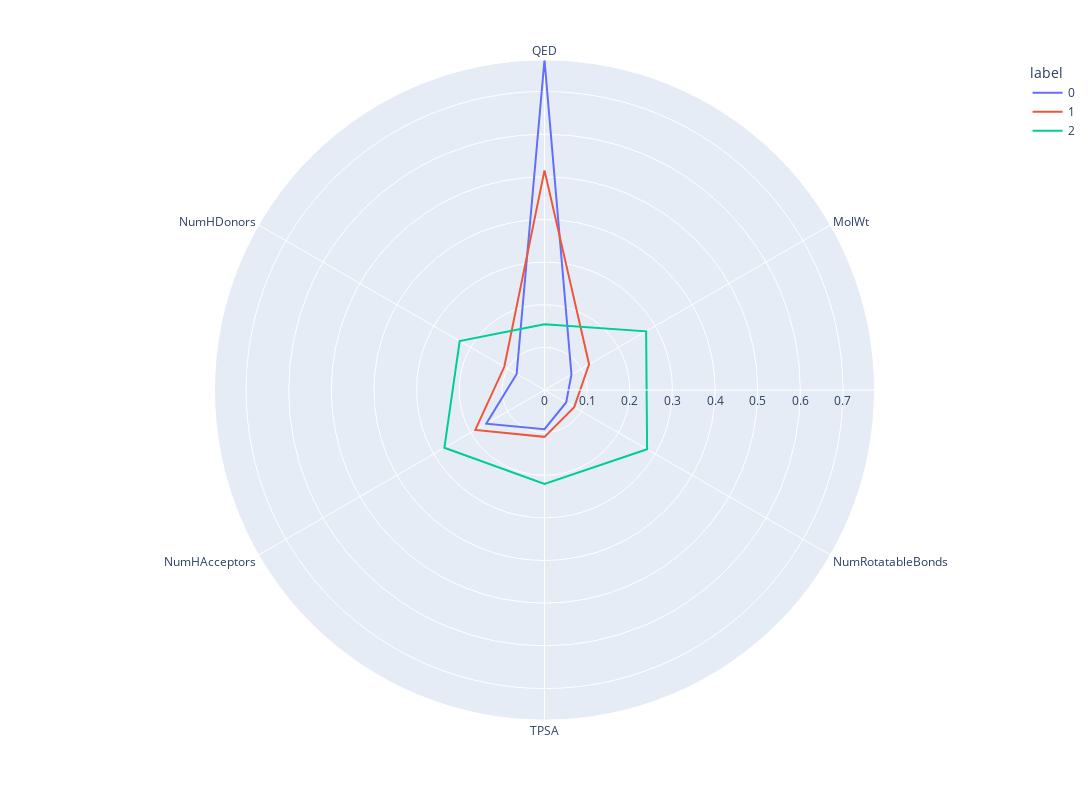

This figure's notebook cell:
### Code cell
kmeans = KMeans(
        n_clusters=3, init="k-means++",
        n_init=10,
        tol=1e-04, random_state=42
    )
kmeans.fit(X)
clusters=pd.DataFrame(X,columns=BACE.drop("Color",axis=1).columns)
clusters['label']=kmeans.labels_
polar=clusters.groupby("label").mean().reset_index()
polar=pd.melt(polar,id_vars=["label"])
fig4 = px.line_polar(polar, r="value", theta="variable", color="label", line_close=True,height=800,width=1400)
fig4.show()

### Figure 1 — Plotly figure (JSON) as saved in the notebook; plotly's stock layout.template omitted (floating-point values rounded to 4 significant figures)
{"data": [{"hovertemplate": "label=0<br>value=%{r}<br>variable=%{theta}<extra></extra>", "legendgroup": "0", "line": {"color": "#636efa", "dash": "solid"}, "marker": {"symbol": "circle"}, "mode": "lines", "name": "0", "r": [0.7741, 0.073, 0.05866, 0.09205, 0.1578, 0.07541, 0.7741], "showlegend": true, "subplot": "polar", "theta": ["QED", "MolWt", "NumRotatableBonds", "TPSA", "NumHAcceptors", "NumHDonors", "QED"], "type": "scatterpolar"}, {"hovertemplate": "label=1<br>value=%{r}<br>variable=%{theta}<extra></extra>", "legendgroup": "1", "line": {"color": "#EF553B", "dash": "solid"}, "marker": {"symbol": "circle"}, "mode": "lines", "name": "1", "r": [0.5152, 0.1207, 0.08046, 0.1099, 0.1874, 0.1089, 0.5152], "showlegend": true, "subplot": "polar", "theta": ["QED", "MolWt", "NumRotatableBonds", "TPSA", "NumHAcceptors", "NumHDonors", "QED"], "type": "scatterpolar"}, {"hovertemplate": "label=2<br>value=%{r}<br>variable=%{theta}<extra></extra>", "legendgroup": "2", "line": {"color": "#00cc96", "dash": "solid"}, "marker": {"symbol": "circle"}, "mode": "lines", "name": "2", "r": [0.1544, 0.2753, 0.2779, 0.2203, 0.2712, 0.2297, 0.1544], "showlegend": true, "subplot": "polar", "theta": ["QED", "MolWt", "NumRotatableBonds", "TPSA", "NumHAcceptors", "NumHDonors", "QED"], "type": "scatterpolar"}], "layout": {"height": 800, "legend": {"title": {"text": "label"}, "tracegroupgap": 0}, "margin": {"t": 60}, "polar": {"angularaxis": {"direction": "clockwise", "rotation": 90}, "domain": {"x": [0, 1], "y": [0, 1]}}, "width": 1400}}
